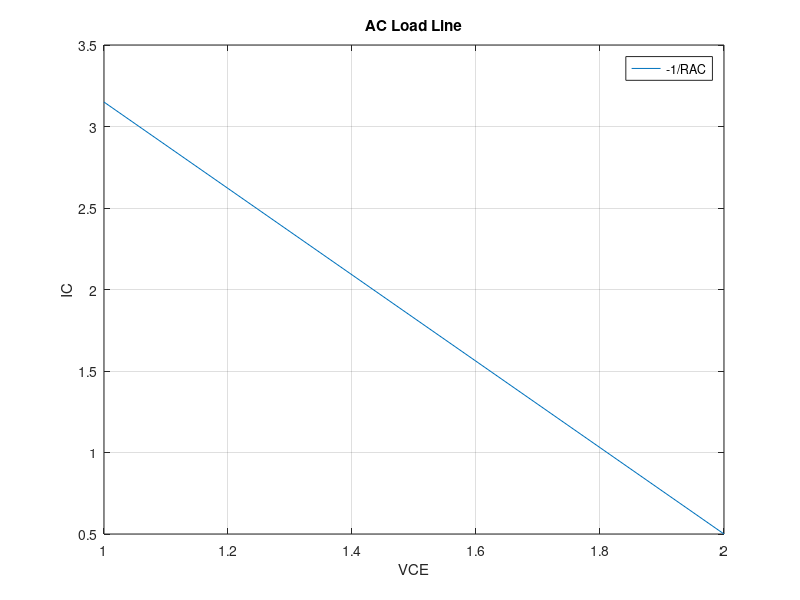

Write MATLAB code to recreate this figure.
function result = AC_LOAD_LINE()
clear;
clc;
V_CEQ = 0.35;
R_C = 5.6;
I_CQ = 0.5;
V_CE = V_CEQ + (R_C*I_CQ);
IC = I_CQ + (1/R_C).*(V_CE-V_CEQ-R_C*I_CQ);
plot([V_CE, IC]);
title('AC Load Line');
xlabel('VCE');
ylabel('IC');
legend('-1/RAC');
grid on;
end